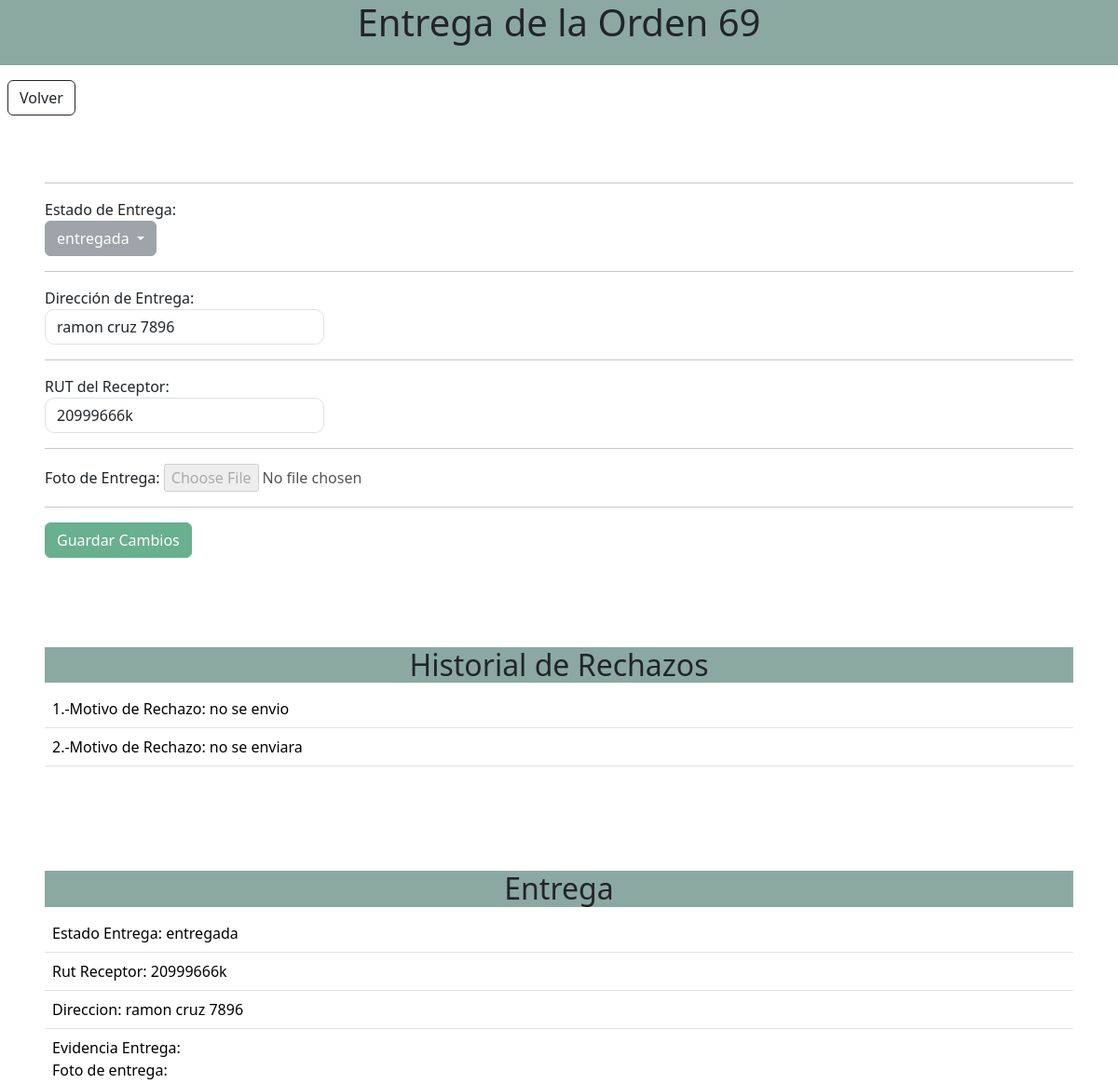
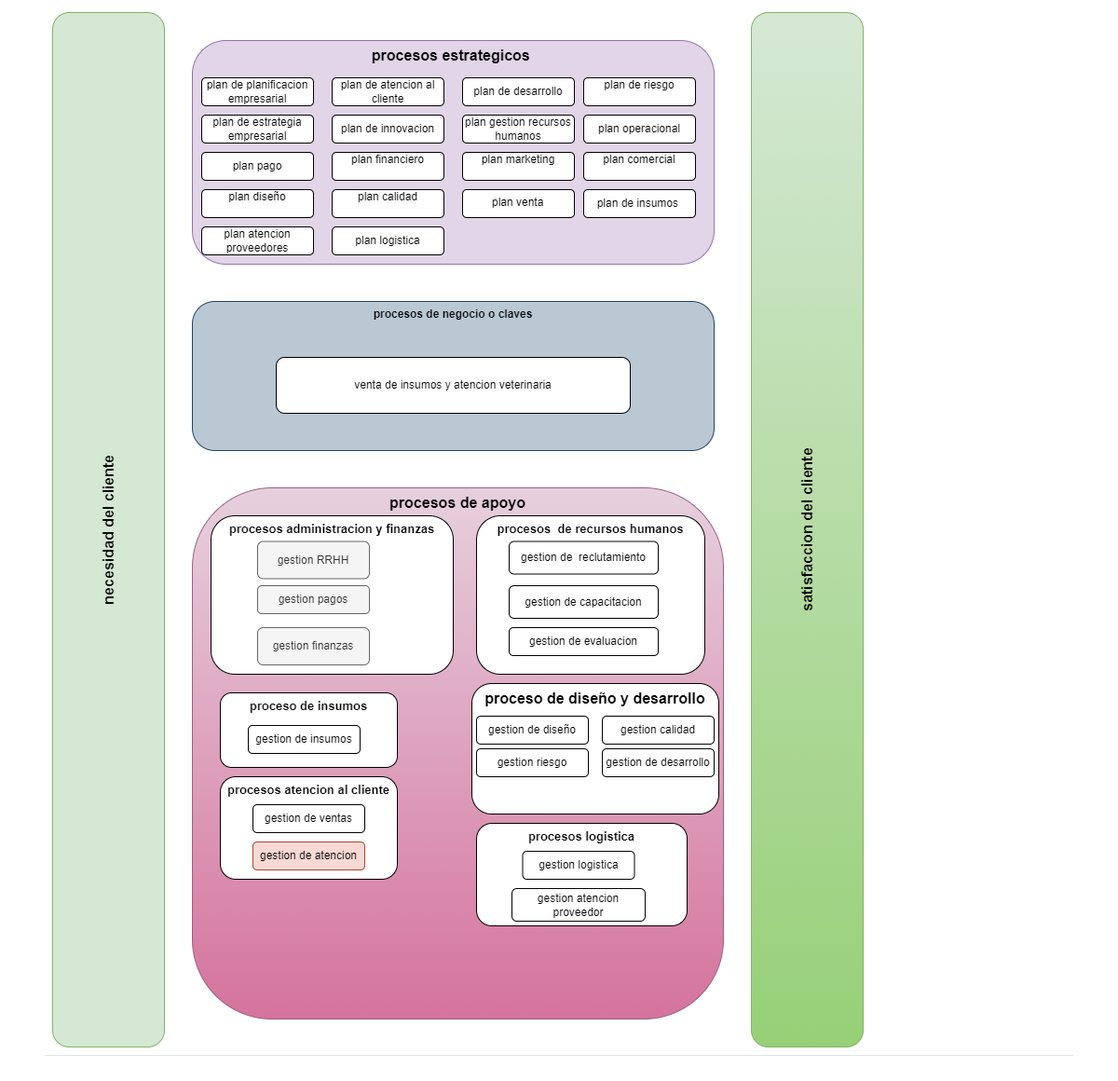
/entrega/69/, run on the app's committed database (2 pictures, top to bottom).
### app/models.py (models this page shows, shortened)
class orden(models.Model):
    id = models.AutoField(primary_key=True)
    nombrevendedor = models.CharField(max_length=90)
    rutvendedor = models.CharField(max_length=9)
    nombreempresa = models.CharField(max_length=90)
    direccionv = models.CharField(max_length=90)
    telefonov = models.IntegerField(default=0)
    correovendedor = models.CharField(max_length=90)
    nombrecliente = models.CharField(max_length=90)
    rutcliente = models.CharField(max_length=9)
    direccioncliente = models.CharField(max_length=90)
    correo = models.CharField(max_length=90)
    telefonoc = models.IntegerField(default=0)
    valorNeto= models.IntegerField(default=0)
    iva = models.IntegerField(default=0)
    valorenvio = models.IntegerField(default=0)
    TotalAPagar = models.IntegerField(default=0)
    ESTADO_CHOICES = (
        ('creada', 'creada'),
        ('rectificada', 'Rectificada'),
    )
    ESTADOENTREGA_CHOICES = (
        ('por entregar', 'por entregar'),
        ('entregada', 'entregada'),
        ('rechazada', 'rechazada'),
        ('anulada', 'Anulada'),#prueba
    )
    estado = models.CharField(max_length=20, choices=ESTADO_CHOICES, default='creada')
    estadoentrega=models.CharField(max_length=20, choices=ESTADOENTREGA_CHOICES, default='por entregar')
    motivo_rechazo = models.TextField(blank=True, null=True)
    direccion_entrega = models.CharField(max_length=255, blank=True, null=True)
    rut_receptor = models.CharField(max_length=12, blank=True, null=True)
    foto_entrega = models.ImageField(upload_to='fotos_entrega/', blank=True, null=True)

class RechazoHistorial(models.Model):
    orden = models.ForeignKey(orden, related_name='rechazos', on_delete=models.CASCADE)
    motivo = models.TextField()

### app/views.py (the view)
# urls.py: path('entrega/<int:orden_id>/',entrega,name='entrega'),
def entrega(request, orden_id):
    orden_obj = get_object_or_404(orden, id=orden_id)
    if request.method == 'POST':
        form = EntregaForm(request.POST, request.FILES, instance=orden_obj)
        if form.is_valid():
            if form.cleaned_data['estadoentrega'] == 'rechazada':
                motivo = form.cleaned_data.get('motivo_rechazo', '')
                RechazoHistorial.objects.create(orden=orden_obj, motivo=motivo)
            form.save()
            return redirect('listadoorden')
    else:
        form = EntregaForm(instance=orden_obj)
    return render(request, 'entrega.html', {'form': form, 'orden': orden_obj})

### app/forms.py
class EntregaForm(forms.ModelForm):
    class Meta:
        model = orden
        fields = ['estadoentrega', 'motivo_rechazo', 'direccion_entrega', 'rut_receptor', 'foto_entrega']
        widgets = {
            'motivo_rechazo': forms.Textarea(attrs={'rows': 3}),
        }

### app/templates/entrega.html (shortened to what this page needs)
<!DOCTYPE html>
<html>
<head>
    <link rel="stylesheet" href="https://cdn.jsdelivr.net/npm/bootstrap@5.3.2/dist/css/bootstrap.min.css">
</head>
<body>
    <h1 style="text-align: center;background-color: rgb(139, 169, 161);height: 70px;">Entrega de la Orden {{ orden.id }}</h1>
    <div class="p-2">
        <button type="button" onclick="window.location.href='{% url 'listadoorden'%}'" class="btn btn-outline-dark">Volver</button>
    </div>
    <form method="post" enctype="multipart/form-data">
        <div class="p-5">
            <hr>
            <div class="form-group">
                <label for="id_estadoentrega">Estado de Entrega:</label>
                <div class="dropdown">
                    <a class="btn btn-secondary dropdown-toggle" href="#" role="button" id="dropdownEstadoEntrega" data-bs-toggle="dropdown" aria-expanded="false">
                        {% for choice in form.estadoentrega.field.choices %}
                            {% if choice.0 == form.estadoentrega.value %}
                                {{ choice.1 }}
                            {% endif %}
                        {% endfor %}
                    </a>
                </div>
            </div>
            <hr>
            <div id="entrega-campos-rut-direccion-foto" style="display: none;">
                <div>
                    <label for="id_direccion_entrega">Dirección de Entrega:</label>
                    <div class="col-sm-10">
                        <input type="text" class="form-control" name="direccion_entrega" id="id_direccion_entrega" value="{{ form.direccion_entrega.value|default_if_none:'' }}" style="border-radius: 10px;width: 300px;">
                    </div>
                </div>
                <hr>
                <div>
                    <label for="id_rut_receptor">RUT del Receptor:</label>
                    <div class="col-sm-1">
                        <input type="text" class="form-control" name="rut_receptor" id="id_rut_receptor" value="{{ form.rut_receptor.value|default_if_none:'' }}" style="border-radius: 10px; width: 300px;">
                    </div>
                </div>
                <hr>
                <div class="form-group">
                    <label for="id_foto_entrega">Foto de Entrega:</label>
                    <input type="file" name="foto_entrega" id="id_foto_entrega">
                </div>
                <hr>
            </div>
            <button type="submit" class="btn btn-success">Guardar Cambios</button>
        </div>
    </form>
    <div class="p-5">
        <div  style="background-color: rgb(139, 169, 161);text-align: center;">
            <h2>Historial de Rechazos</h2>
        </div>
        <table class="table">
            <tbody>
                {% for rechazo in orden.rechazos.all %}
                    <tr>
                        <td>{{ forloop.counter }}.-Motivo de Rechazo: {{ rechazo.motivo }}</td>
                    </tr>
                {% endfor %}
            </tbody>
        </table>
    </div>
    <div class="p-5">
        <div  style="background-color: rgb(139, 169, 161);text-align: center;">
            <h2> Entrega</h2>
        </div>
        <table class="table">
            <tbody>
                <tr>
                    <td>Estado Entrega: {{orden.estadoentrega}}</td>
                </tr>
                <tr>
                    <td>Rut Receptor: {{orden.rut_receptor}}</td>
                </tr>
                <tr>
                    <td>Direccion: {{orden.direccion_entrega}}</td>
                </tr>
                <tr>
                    <td>Evidencia Entrega:
                        {% if orden.foto_entrega %}
                            <p>Foto de entrega:</p>
                            <img src="{{ orden.foto_entrega.url }}" alt="Foto de entrega">
                        {% else %}
                            <p>No hay foto de entrega disponible.</p>
                        {% endif %}
                    </td>
                </tr>
            </tbody>
        </table>
    </div>
</body>
</html>

### data on the page
orden: estadoentrega "entregada", direccion_entrega "ramon cruz 7896", rut_receptor "20999666k", foto_entrega (picture)
RechazoHistorial: motivo "no se envio"
RechazoHistorial: motivo "no se enviara"
